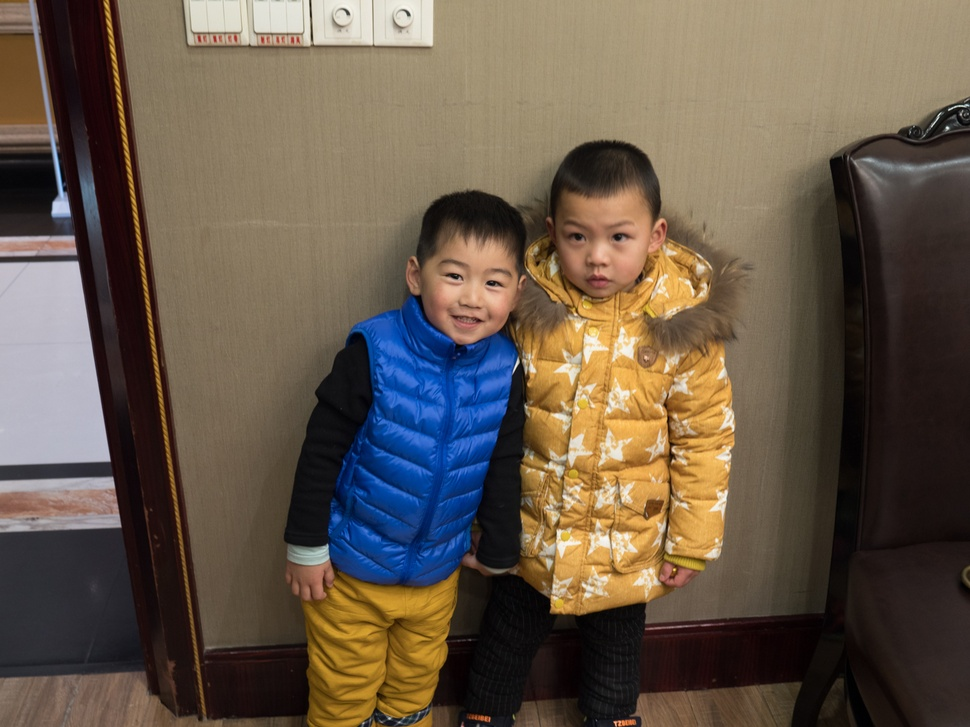
#> input picture opencv/image/FaceDetection-HaarCascade/test.jpg, 970 x 727 px, shrunk from 1296 x 972 before the run
$ python Haar-cascade-test-v1.py
#> lines starting #> are read from the running program, lines starting #| are printed output that depends on the picture; after the words box and inside, x2 and y2 are one past the last pixel; in counts of white or black regions, pixels touching at a corner belong together
import cv2
import numpy as np

face_cascade = cv2.CascadeClassifier('haarcascade_frontalface_default.xml')
eye_cascade = cv2.CascadeClassifier('haarcascade_eye.xml')

test_cases = ['test.jpg', 'example.jpg', 'face.jpg']

img = cv2.imread(test_cases[0])
#> img is the input picture: shape (727, 970, 3); mean B, G, R 74.4, 88.9, 102.5

gray = cv2.cvtColor(img, cv2.COLOR_BGR2GRAY)
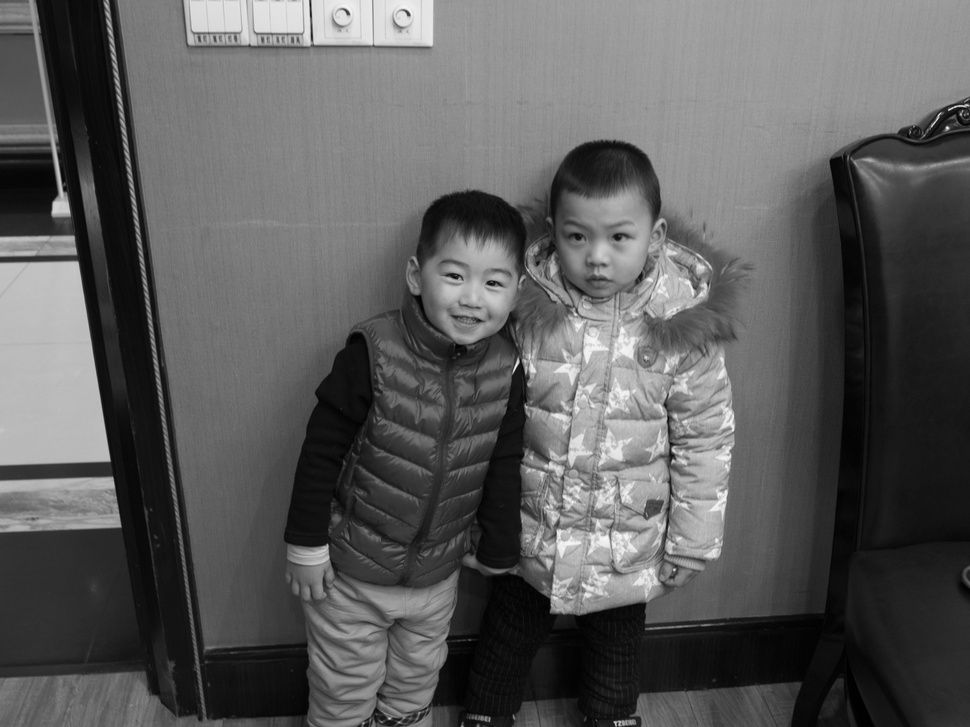
#> gray: shape (727, 970); min 0, max 248, mean 91.3

faces = face_cascade.detectMultiScale(gray, 1.3, 5)
#> faces = [[543, 193, 116, 116], [418, 237, 108, 108]]

print(len(faces))
#| 2

i = 0
for (x,y,w,h) in faces:
	cv2.rectangle(img, (x, y), (x+w, y+h), (255,0,0), 2)
	i = i + 1
	cv2.putText(img, ('Face_%03d' % i), (x, y - 10), cv2.FONT_HERSHEY_SIMPLEX, 0.6, (0,0,255), 1, cv2.LINE_AA)
	roi_gray = gray[y:y+h, x:x+w]
	roi_color = img[y:y+h, x:x+w]
	eyes = eye_cascade.detectMultiScale(roi_gray)
	for (ex,ey,ew,eh) in eyes:
		cv2.rectangle(roi_color, (ex, ey), (ex+ew, ey+eh), (0, 255, 0), 2)
#> this loop made 2 passes
#> (x, y, w, h, i, eyes) on passes 1 to 2: (543, 193, 116, 116, 1, [[61, 30, 28, 28], [20, 29, 29, 29]]), (418, 237, 108, 108, 2, [[20, 24, 30, 30], [63, 34, 25, 25]])
#> pass 1, `roi_gray = gray[y:y+h, x:x+w]`:
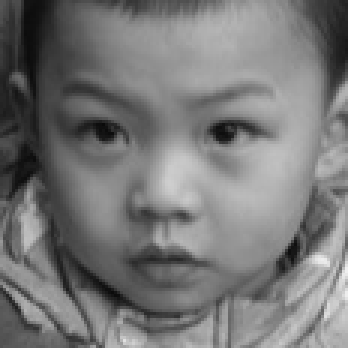
#> roi_gray: shape (116, 116) (shown 3 times larger); min 10, max 239, mean 119.1
#> pass 1, `roi_color = img[y:y+h, x:x+w]`:
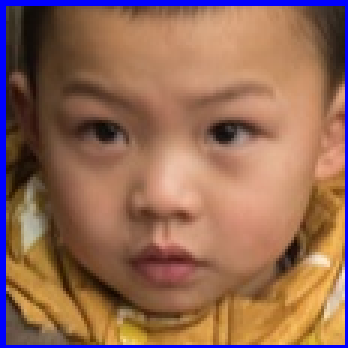
#> roi_color: shape (116, 116, 3) (shown 3 times larger); mean B, G, R 85.7, 105.1, 147.2
#> pass 2, `roi_gray = gray[y:y+h, x:x+w]`:
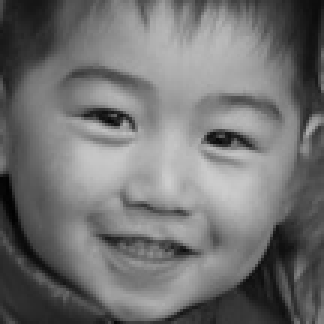
#> roi_gray: shape (108, 108) (shown 3 times larger); min 1, max 205, mean 113.4
#> pass 2, `roi_color = img[y:y+h, x:x+w]`:
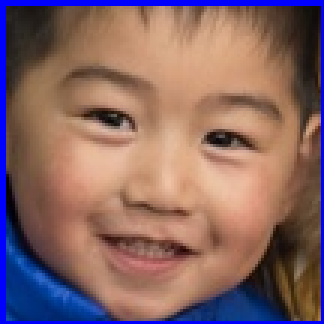
#> roi_color: shape (108, 108, 3) (shown 3 times larger); mean B, G, R 101, 102, 134.3
#> after the loop:
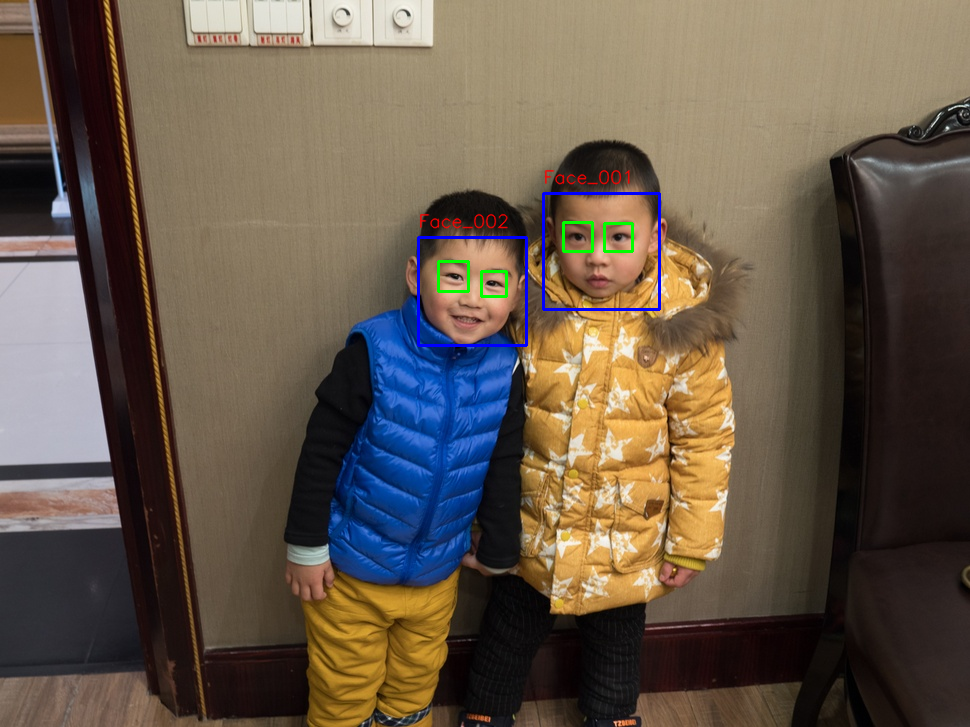
#> img: shape (727, 970, 3); 0.74% of pixels changed, all inside (x1, y1, x2, y2) = (417, 169, 661, 347)
#> after the loop:
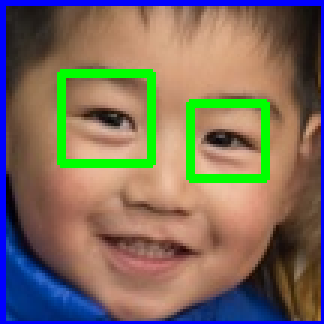
#> roi_color: shape (108, 108, 3) (shown 3 times larger); 5.59% of pixels changed, all inside (x1, y1, x2, y2) = (19, 23, 90, 61)
#> after the loop, i = 2

cv2.imshow('img', img)
cv2.waitKey(0)
cv2.imwrite('test-result.jpg', img)
cv2.destroyAllWindows()
